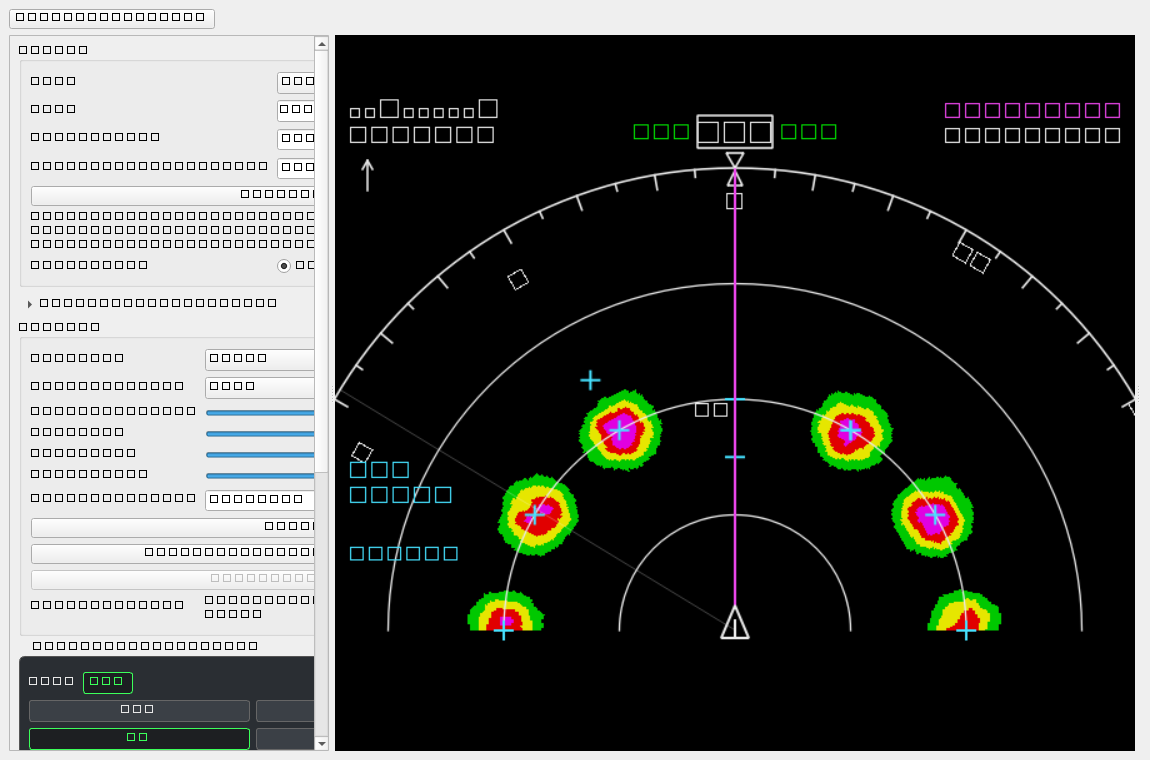

This chart was generated by the following Python code:
"""Check: weather placed on the map, around a position from fake_plane, shows on the radar.

Runs without a screen and without any simulator:  python test_place_map.py

The test plays fake_plane (UDP packets, parked, heading 090), clicks the map
at bearings all round the aircraft, and checks where the radar paints them.
"""
import json
import os
import socket
import sys
import time

os.environ.setdefault("QT_QPA_PLATFORM", "offscreen")

import numpy as np
from PySide6.QtWidgets import QApplication

import main
from udp_link import DEFAULT_PORT

HDG = 90.0
RANGE_NM = 40


def send(sock, n=5):
    for _ in range(n):
        msg = {"lat": 28.5665, "lon": 77.1031, "hdg": HDG, "alt": 5000, "gs": 0}
        sock.sendto(json.dumps(msg).encode(), ("127.0.0.1", DEFAULT_PORT))
        time.sleep(0.02)


def strongest(win):
    """(relative bearing, NM, level) of the strongest radar return."""
    levels = win._scan()
    i, j = np.unravel_index(np.argmax(levels), levels.shape)
    sc = win.scanner
    return float(sc.rel_angles[i]), float(sc.bin_frac[j] * RANGE_NM), int(levels[i, j])


def main_test():
    app = QApplication(sys.argv)
    win = main.MainWindow()
    win.range.setCurrentText(str(RANGE_NM))
    win.wxr_btn.setChecked(True)
    win.auto_tilt.setChecked(True)
    win.source.setCurrentText(main.UDP_MODE)
    sock = socket.socket(socket.AF_INET, socket.SOCK_DGRAM)
    send(sock)
    time.sleep(0.2)
    win.tick()
    app.processEvents()
    assert win.udp and win.udp.live(), "no UDP data received"
    print(f"Aircraft from UDP: heading {win.heading:.0f}, track {win.track:.0f}, "
          f"alt {win._altitudes()[0]:.0f} ft")
    assert abs(win.heading - HDG) < 0.1
    assert not win.weather.cells, "UDP mode should start with no scenario storms"

    failures = 0
    for bearing, dist, should_show in [(120, 20, True), (60, 25, True), (90, 15, True),
                                       (200, 20, False), (270, 20, False), (0, 20, True)]:
        win._clear_placed()
        win.place_kind.setCurrentText("Thunderstorm")
        win._place(bearing, dist)
        send(sock, 2)
        win.tick()
        rel_want = (bearing - HDG + 540) % 360 - 180
        rel, rng, lvl = strongest(win)
        shown = lvl > 0
        ok = shown == should_show
        if shown and should_show:
            ok = abs(rel - rel_want) < 6 and abs(rng - dist) < 4
        failures += not ok
        print(f"{'OK  ' if ok else 'FAIL'} placed {bearing:03d}° {dist} NM "
              f"(relative {rel_want:+.0f}°): radar "
              + (f"echo at {rel:+.0f}°, {rng:.0f} NM, level {lvl}" if shown else "nothing")
              + ("" if should_show else "  (behind/abeam: radar sees 180° ahead only)"))

    # Many clicks: each one adds one more storm.
    win._clear_placed()
    for b in range(0, 360, 30):
        win._place(float(b), 20.0)
    n_cells, n_placed = len(win.weather.cells), len(win.placed)
    ok = n_cells == 12 and n_placed == 12
    failures += not ok
    print(f"{'OK  ' if ok else 'FAIL'} 12 clicks all round -> {n_placed} placed, "
          f"{n_cells} storms in the radar's weather")

    # Right click removes the one under the cursor.
    win._unplace(90.0, 20.0)
    ok = len(win.placed) == 11 and len(win.weather.cells) == 11
    failures += not ok
    print(f"{'OK  ' if ok else 'FAIL'} right click at 090° 20 NM -> {len(win.placed)} left")

    # The map gets the storms to draw.
    win._update_map(force=True)
    drawn = sum(1 for s in win.place_map.storms if s[5])
    ok = drawn == 11
    failures += not ok
    print(f"{'OK  ' if ok else 'FAIL'} map draws {drawn} placed storms")
    img = win.grab()
    img.save("test_place_map.png")
    print("Screenshot: test_place_map.png")

    win.udp.stop()
    print("ALL OK" if not failures else f"{failures} FAILED")
    return failures


if __name__ == "__main__":
    sys.exit(main_test())
